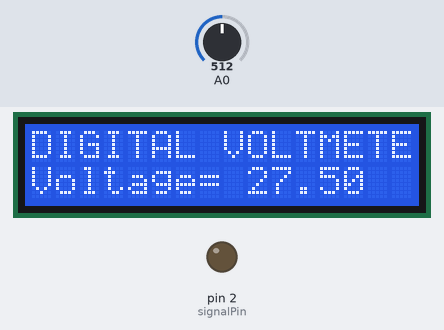
A sketch run on a simulated Arduino Uno, built with avr-gcc and run on an emulated ATmega328P. Parts: 16×2 character LCD, output pins drawn as LEDs (lit = HIGH). Dashed ring = blinking. The test bench sets the inputs (shaded band); at power-on: A0 = 512. What the sketch prints to the serial monitor is not drawn.

Above: at 1.2 s.
1.3 s: A0 set to 225
At 2.4 s:
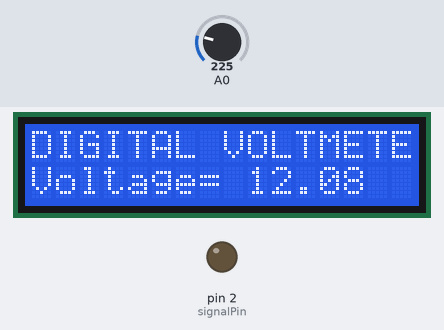
2.8 s: A0 set to 201
At 3.03 s:
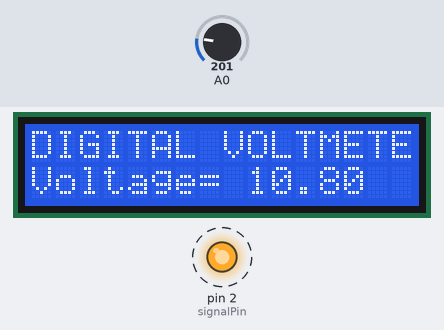
5.8 s: A0 set to 122
At 6.28 s:
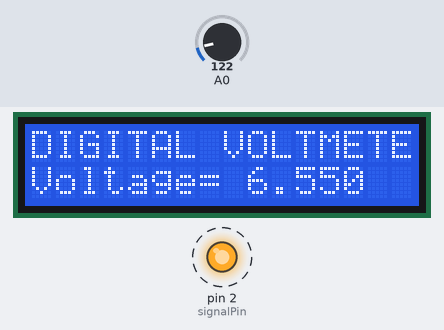
Timing chart, 0 to 13.9 s (numbered marks = the images above; inputs shaded):
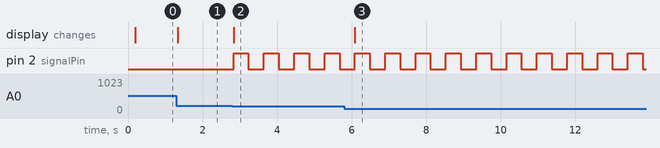

The sketch:

voltmeter.ino
```cpp
#include <LiquidCrystal_I2C.h>

LiquidCrystal_I2C lcd(0x27, 16, 2);

float input_voltage = 0.0;
float temp=0.0;
float r1=100000.0;
float r2=10000.0;
int signalPin = 2;

void setup(){
Serial.begin(9600);
lcd.begin();
lcd.backlight();
pinMode(signalPin, OUTPUT);
lcd.print("DIGITAL VOLTMETER");
}

void loop(){
delay(100);
int analog_value = analogRead(A0);
temp = (analog_value * 5.0) / 1024.0;
input_voltage = temp / (r2/(r1 + r2));
if (input_voltage < 0.9){
  input_voltage=0.0;
  }
Serial.print("v= ");
Serial.println(input_voltage);
lcd.setCursor(0, 1);
lcd.print("Voltage= ");
lcd.print(input_voltage);
if (input_voltage < 11.40 and input_voltage > 3.3){
    digitalWrite(signalPin, HIGH);
    delay(400);
    digitalWrite(signalPin, LOW);
    delay(300);
    }
}
```

Measured:
- the behaviour switches between 213 and 212 on A0 (found by bisection; images 1 and 2)
- after the input at 1.3 s, the display: changes at once (image 1)
- after the input at 2.8 s, pin 2 (signalPin): alternates HIGH for 0.40 s and LOW for 0.41 s, starting at once; the display: changes at once (image 2)
- after the input at 5.8 s, the display: changes after 0.29 s (image 3)
